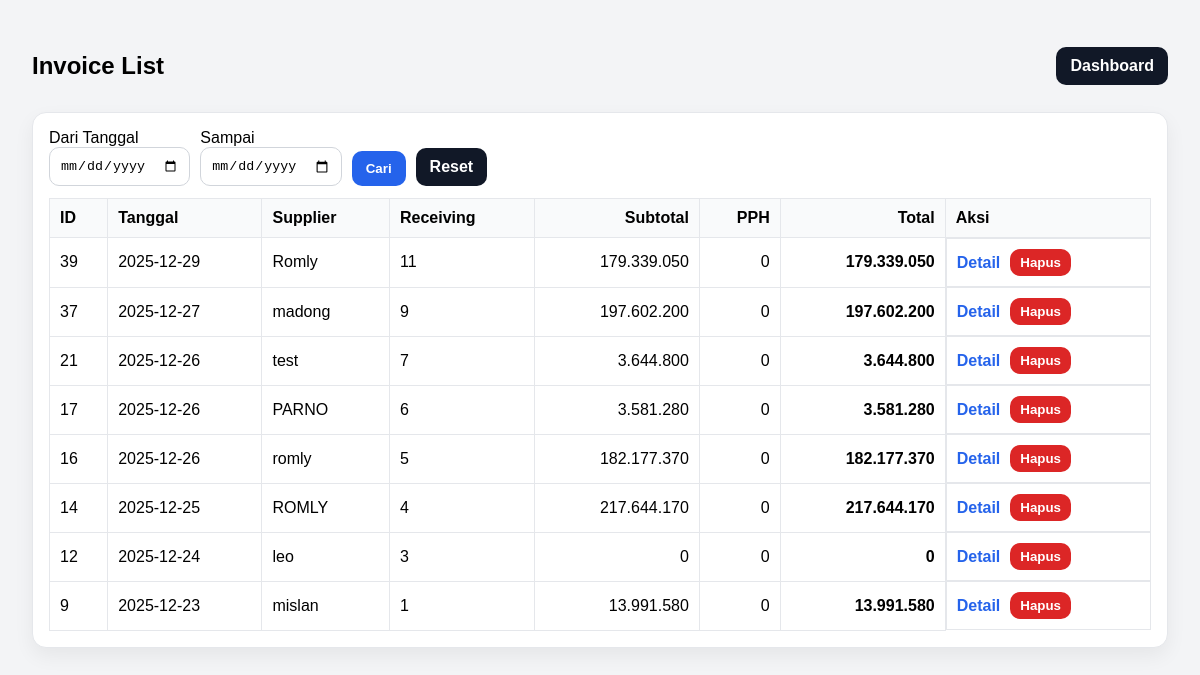
The page /invoice/list (signed in) on the database as committed earlier.
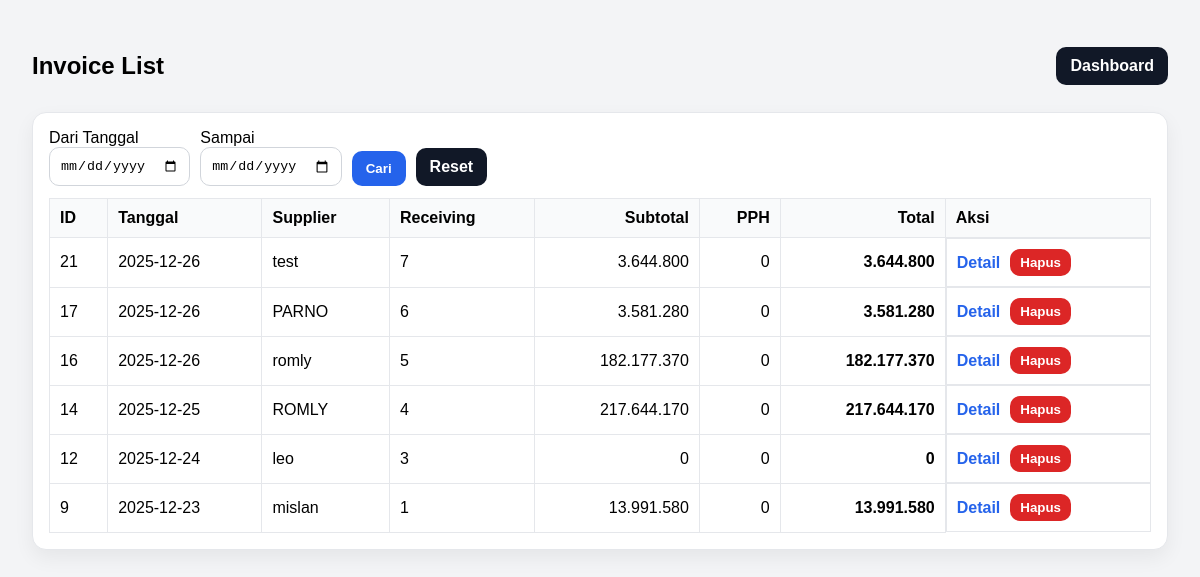
The same page on the database as committed later.
### tables this page shows
CREATE TABLE invoice_header
                (
                    id
                    INTEGER
                    PRIMARY
                    KEY
                    AUTOINCREMENT,
                    receiving_id
                    INTEGER
                    NOT
                    NULL,
                    tanggal
                    TEXT
                    NOT
                    NULL,
                    supplier
                    TEXT
                    NOT
                    NULL,
                    price_points_json
                    TEXT, -- simpan patokan 40/50/60/70 dalam JSON
                    pph_rate
                    REAL
                    DEFAULT
                    0.0025,
                    subtotal
                    REAL
                    DEFAULT
                    0,
                    pph
                    REAL
                    DEFAULT
                    0,
                    total
                    REAL
                    DEFAULT
                    0,
                    created_at
                    TEXT
                    DEFAULT (
                    datetime
                (
                    'now',
                    'localtime'
                )),
                    FOREIGN KEY
                (
                    receiving_id
                ) REFERENCES receiving_header
                (
                    id
                )
                    );

### app.py (the view)
@app.route("/invoice/list")
def invoice_list():
    if not require_login():
        return redirect(url_for("login"))
    start = (request.args.get("start") or "").strip()
    end = (request.args.get("end") or "").strip()
    conn = get_conn()
    if start and end:
        rows = conn.execute("""
            SELECT id, receiving_id, tanggal, supplier, subtotal, pph, total, created_at
            FROM invoice_header
            WHERE tanggal BETWEEN ? AND ?
            ORDER BY id DESC
        """, (start, end)).fetchall()
    else:
        rows = conn.execute("""
            SELECT id, receiving_id, tanggal, supplier, subtotal, pph, total, created_at
            FROM invoice_header
            ORDER BY id DESC
            LIMIT 100
        """).fetchall()
    conn.close()
    return render_template("invoice_list.html", rows=[dict(r) for r in rows], start=start, end=end)

### app.py (called while the page is built)
def require_login():
    return "user" in session

### db.py (called while the page is built)
def get_conn():
    conn = sqlite3.connect(DB_NAME)
    conn.row_factory = sqlite3.Row
    conn.execute("PRAGMA foreign_keys = ON;")
    return conn

### templates/invoice_list.html (shortened to what this page needs)
<!doctype html>
<html lang="id">
<head>
</head>
<body>
<div class="top">
  <h2>Invoice List</h2>
  <div>
    <a class="btn btn-secondary" href="/dashboard">Dashboard</a>
  </div>
</div>
<div class="card">
  <form method="get" style="display:flex;gap:10px;flex-wrap:wrap;align-items:end">
    <div>
      <div>Dari Tanggal</div>
      <input type="date" name="start" value="{{ start }}">
    </div>
    <div>
      <div>Sampai</div>
      <input type="date" name="end" value="{{ end }}">
    </div>
    <button class="btn btn-primary" type="submit">Cari</button>
    <a class="btn btn-secondary" href="/invoice/list">Reset</a>
  </form>
  <table>
    <thead>
      <tr>
        <th>ID</th>
        <th>Tanggal</th>
        <th>Supplier</th>
        <th>Receiving</th>
        <th class="right">Subtotal</th>
        <th class="right">PPH</th>
        <th class="right">Total</th>
        <th>Aksi</th>
      </tr>
    </thead>
    <tbody>
      {% for r in rows %}
      <tr>
        <td>{{ r.id }}</td>
        <td>{{ r.tanggal }}</td>
        <td>{{ r.supplier }}</td>
        <td>{{ r.receiving_id }}</td>
        <td class="right">{{ "{:,.0f}".format(r.subtotal or 0).replace(",", ".") }}</td>
        <td class="right">{{ "{:,.0f}".format(r.pph or 0).replace(",", ".") }}</td>
        <td class="right"><b>{{ "{:,.0f}".format(r.total or 0).replace(",", ".") }}</b></td>
        <td style="display:flex; gap:10px; align-items:center;">
          <a href="/invoice/{{ r.id }}">Detail</a>
          <form method="post" action="/invoice/delete/{{ r.id }}"
                onsubmit="return confirm('Yakin mau hapus invoice ID {{ r.id }}?');"
                style="margin:0;">
            <button type="submit" class="btn btn-danger" style="padding:6px 10px;">Hapus</button>
          </form>
          </td>
      </tr>
          {% endfor %}
    </tbody>
  </table>
</div>
</body>
</html>

Rows that differ between the two databases and show on the page:
removed invoice_header: id "39", tanggal "2025-12-29", supplier "Romly", receiving_id "11", subtotal "179.339.050", pph "0", total "179.339.050"
removed invoice_header: id "37", tanggal "2025-12-27", supplier "madong", receiving_id "9", subtotal "197.602.200", pph "0", total "197.602.200"
